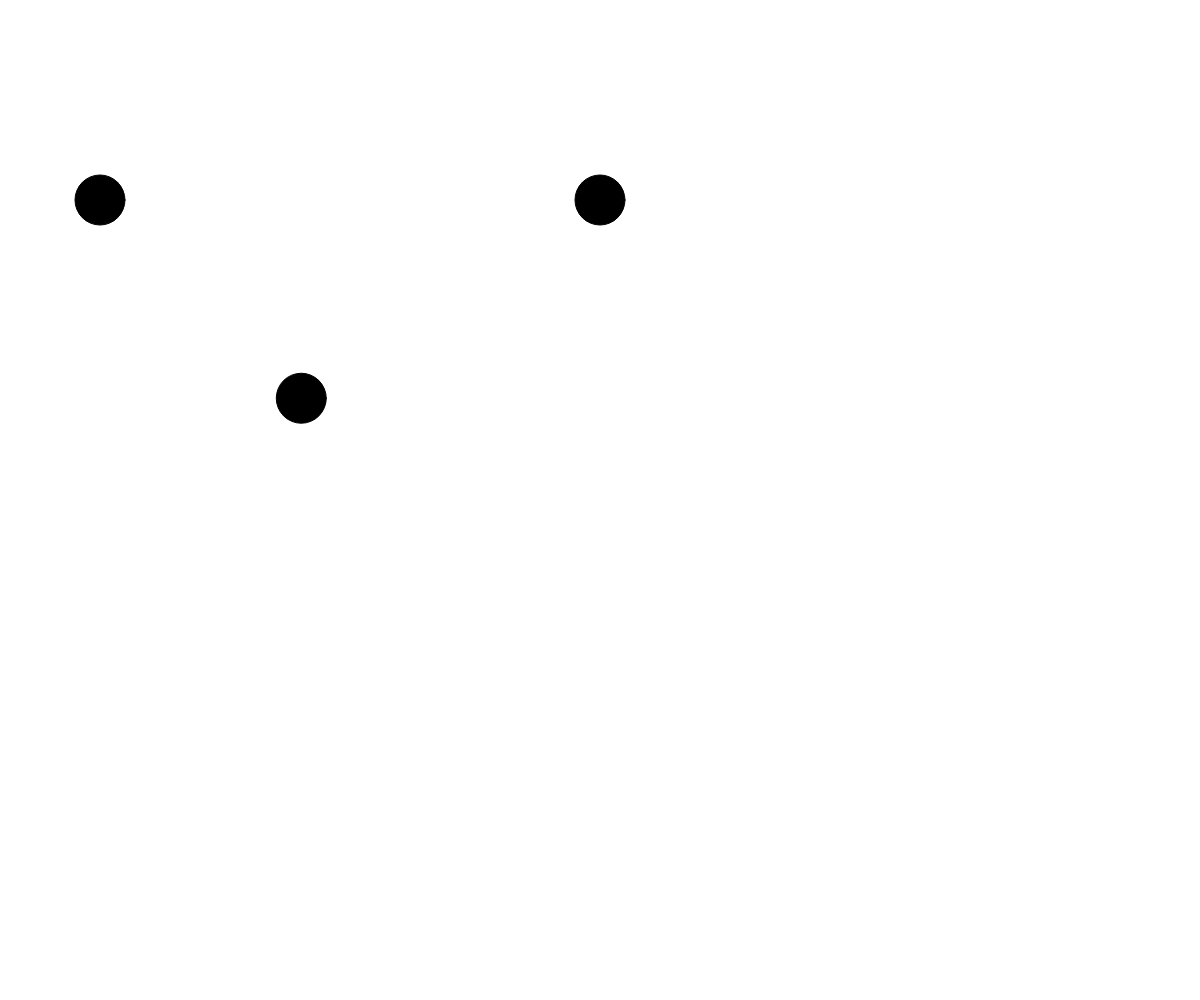
Frame 1 (no input)
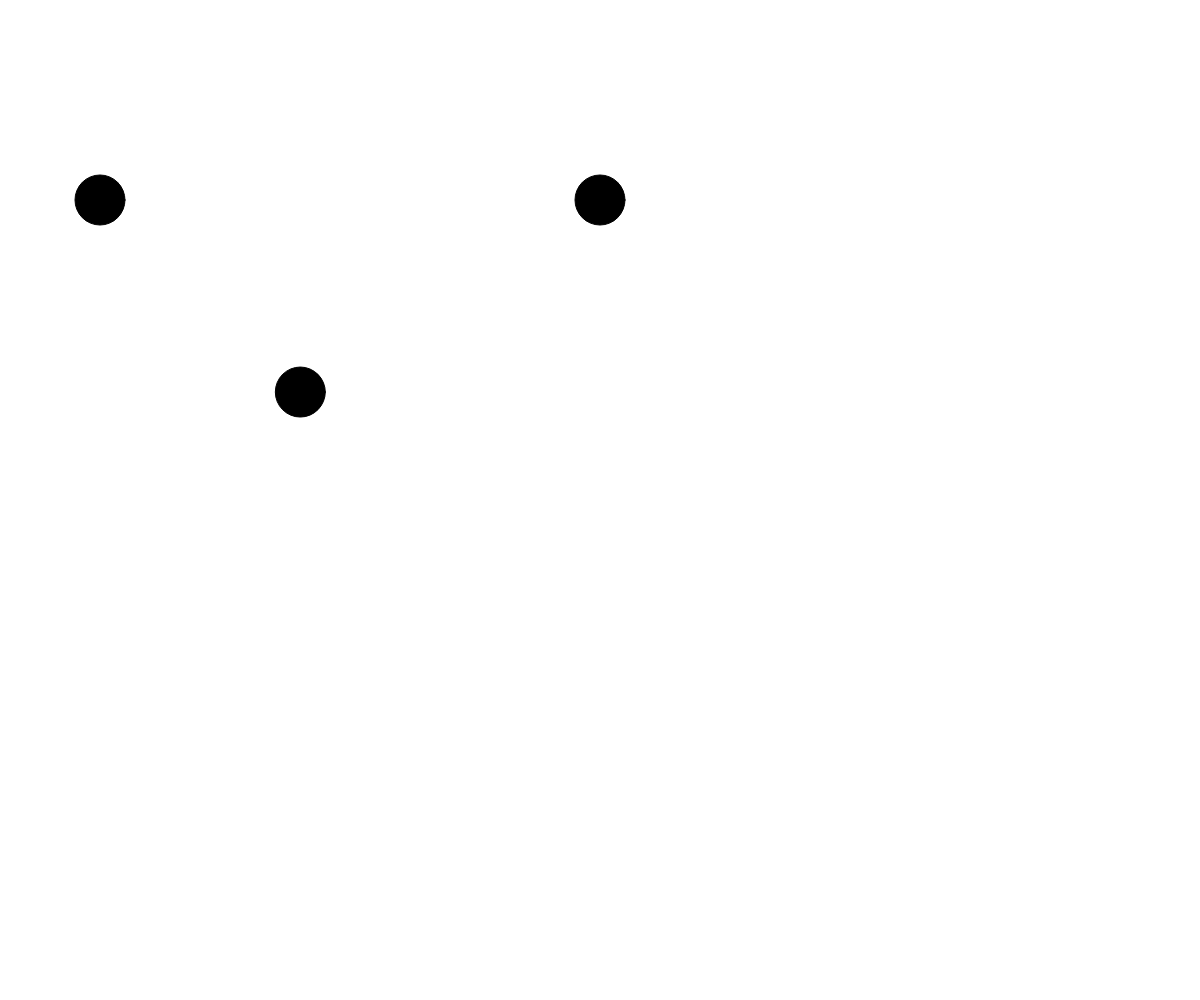
Frame 60 (no input)
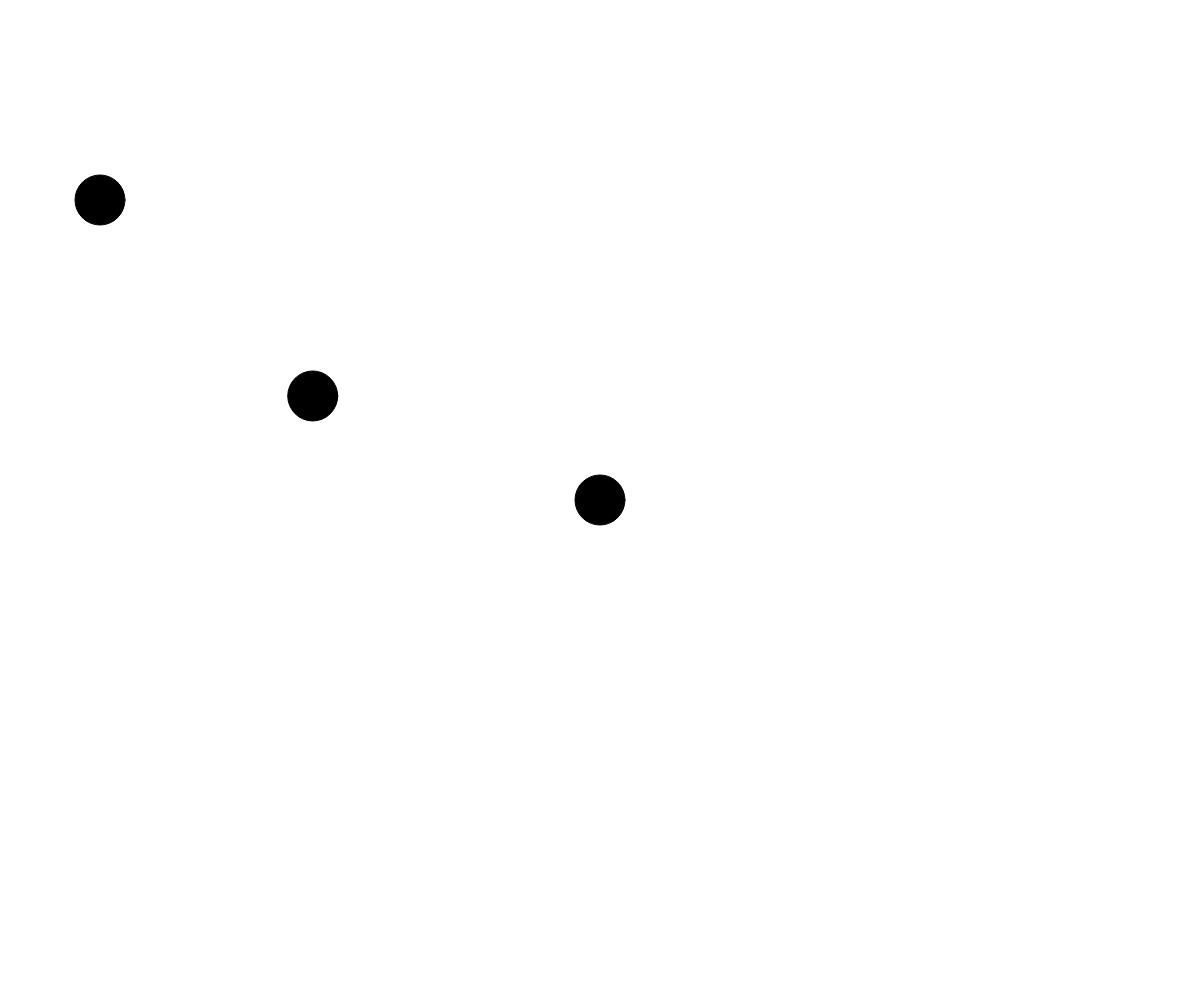
Frame 120 (the mouse pressed at the canvas centre since frame 60)

The p5.js sketch that drew these frames (run headless with seeded random() and noise() and a simulated clock; from frame 60 on, the mouse is pressed at the canvas centre):

// p5.js sketch
// ── sketch.js
// Ball OOP
// Catherine Liu
// Apr. 16, 2018

let myBall;
let anotherBall;
let thirdBall;

function setup() {
  createCanvas(windowWidth, windowHeight);
  myBall = new Ball(300, 400);
  anotherBall = new Ball(100, 200);
  thirdBall = new Ball(600, 200);
}

function draw() {
  background(255);

  myBall.jiggle();

  myBall.display();
  anotherBall.display();
  thirdBall.display();
}

function mousePressed() {
  thirdBall.goTo(mouseX, mouseY);
}

class Ball {
  constructor(x, y) {
    this.x = x;
    this.y = y;
    this.radius = 50;
  }

  display() {
    fill(0);
    ellipse(this.x, this.y, this.radius, this.radius);
  }

  jiggle() {
    this.x += random(-3, 3);
    this.y += random(-3, 3);
  }

  goTo(x, y) {
    this.x = x;
    this.y = y;
  }
}
